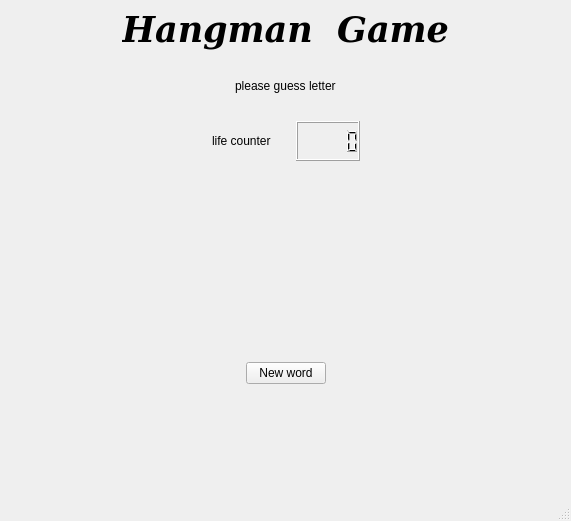
<?xml version="1.0" encoding="UTF-8"?>
<ui version="4.0">
 <class>MainWindow</class>
 <widget class="QMainWindow" name="MainWindow">
  <property name="geometry">
   <rect>
    <x>0</x>
    <y>0</y>
    <width>571</width>
    <height>521</height>
   </rect>
  </property>
  <property name="windowTitle">
   <string>MainWindow</string>
  </property>
  <widget class="QWidget" name="centralwidget">
   <layout class="QVBoxLayout" name="verticalLayout">
    <property name="spacing">
     <number>25</number>
    </property>
    <item>
     <layout class="QHBoxLayout" name="horizontalLayout_3">
      <item>
       <spacer name="horizontalSpacer_5">
        <property name="orientation">
         <enum>Qt::Horizontal</enum>
        </property>
        <property name="sizeHint" stdset="0">
         <size>
          <width>40</width>
          <height>20</height>
         </size>
        </property>
       </spacer>
      </item>
      <item>
       <widget class="QLabel" name="label">
        <property name="font">
         <font>
          <family>DejaVu Serif</family>
          <pointsize>26</pointsize>
          <weight>75</weight>
          <italic>true</italic>
          <bold>true</bold>
         </font>
        </property>
        <property name="text">
         <string>Hangman  Game</string>
        </property>
        <property name="alignment">
         <set>Qt::AlignCenter</set>
        </property>
       </widget>
      </item>
      <item>
       <spacer name="horizontalSpacer_6">
        <property name="orientation">
         <enum>Qt::Horizontal</enum>
        </property>
        <property name="sizeHint" stdset="0">
         <size>
          <width>40</width>
          <height>20</height>
         </size>
        </property>
       </spacer>
      </item>
     </layout>
    </item>
    <item>
     <layout class="QHBoxLayout" name="horizontalLayout_2">
      <item>
       <spacer name="horizontalSpacer_3">
        <property name="orientation">
         <enum>Qt::Horizontal</enum>
        </property>
        <property name="sizeHint" stdset="0">
         <size>
          <width>40</width>
          <height>20</height>
         </size>
        </property>
       </spacer>
      </item>
      <item>
       <widget class="QLabel" name="label_2">
        <property name="text">
         <string>please guess letter</string>
        </property>
       </widget>
      </item>
      <item>
       <spacer name="horizontalSpacer_4">
        <property name="orientation">
         <enum>Qt::Horizontal</enum>
        </property>
        <property name="sizeHint" stdset="0">
         <size>
          <width>40</width>
          <height>20</height>
         </size>
        </property>
       </spacer>
      </item>
     </layout>
    </item>
    <item>
     <layout class="QHBoxLayout" name="horizontalLayout">
      <item>
       <spacer name="horizontalSpacer">
        <property name="orientation">
         <enum>Qt::Horizontal</enum>
        </property>
        <property name="sizeHint" stdset="0">
         <size>
          <width>40</width>
          <height>20</height>
         </size>
        </property>
       </spacer>
      </item>
      <item>
       <widget class="QLabel" name="label_3">
        <property name="text">
         <string>life counter</string>
        </property>
       </widget>
      </item>
      <item>
       <widget class="QLCDNumber" name="lifeCounter">
        <property name="minimumSize">
         <size>
          <width>0</width>
          <height>40</height>
         </size>
        </property>
       </widget>
      </item>
      <item>
       <spacer name="horizontalSpacer_2">
        <property name="orientation">
         <enum>Qt::Horizontal</enum>
        </property>
        <property name="sizeHint" stdset="0">
         <size>
          <width>40</width>
          <height>20</height>
         </size>
        </property>
       </spacer>
      </item>
     </layout>
    </item>
    <item>
     <spacer name="verticalSpacer_2">
      <property name="orientation">
       <enum>Qt::Vertical</enum>
      </property>
      <property name="sizeHint" stdset="0">
       <size>
        <width>20</width>
        <height>40</height>
       </size>
      </property>
     </spacer>
    </item>
    <item>
     <widget class="QLabel" name="available_choices">
      <property name="text">
       <string/>
      </property>
      <property name="alignment">
       <set>Qt::AlignCenter</set>
      </property>
     </widget>
    </item>
    <item>
     <layout class="QHBoxLayout" name="horizontalLayout_4">
      <item>
       <spacer name="horizontalSpacer_7">
        <property name="orientation">
         <enum>Qt::Horizontal</enum>
        </property>
        <property name="sizeHint" stdset="0">
         <size>
          <width>40</width>
          <height>20</height>
         </size>
        </property>
       </spacer>
      </item>
      <item>
       <layout class="QHBoxLayout" name="letters_layout"/>
      </item>
      <item>
       <spacer name="horizontalSpacer_8">
        <property name="orientation">
         <enum>Qt::Horizontal</enum>
        </property>
        <property name="sizeHint" stdset="0">
         <size>
          <width>40</width>
          <height>20</height>
         </size>
        </property>
       </spacer>
      </item>
     </layout>
    </item>
    <item>
     <layout class="QHBoxLayout" name="horizontalLayout_5">
      <property name="topMargin">
       <number>10</number>
      </property>
      <item>
       <spacer name="horizontalSpacer_11">
        <property name="orientation">
         <enum>Qt::Horizontal</enum>
        </property>
        <property name="sizeHint" stdset="0">
         <size>
          <width>40</width>
          <height>20</height>
         </size>
        </property>
       </spacer>
      </item>
      <item>
       <widget class="QPushButton" name="new_word">
        <property name="enabled">
         <bool>true</bool>
        </property>
        <property name="maximumSize">
         <size>
          <width>80</width>
          <height>16777215</height>
         </size>
        </property>
        <property name="text">
         <string>New word</string>
        </property>
       </widget>
      </item>
      <item>
       <spacer name="horizontalSpacer_9">
        <property name="orientation">
         <enum>Qt::Horizontal</enum>
        </property>
        <property name="sizeHint" stdset="0">
         <size>
          <width>40</width>
          <height>20</height>
         </size>
        </property>
       </spacer>
      </item>
     </layout>
    </item>
    <item>
     <spacer name="verticalSpacer">
      <property name="orientation">
       <enum>Qt::Vertical</enum>
      </property>
      <property name="sizeHint" stdset="0">
       <size>
        <width>20</width>
        <height>2</height>
       </size>
      </property>
     </spacer>
    </item>
   </layout>
  </widget>
  <widget class="QMenuBar" name="menubar">
   <property name="geometry">
    <rect>
     <x>0</x>
     <y>0</y>
     <width>571</width>
     <height>22</height>
    </rect>
   </property>
  </widget>
  <widget class="QStatusBar" name="statusbar"/>
 </widget>
 <resources/>
 <connections/>
</ui>
